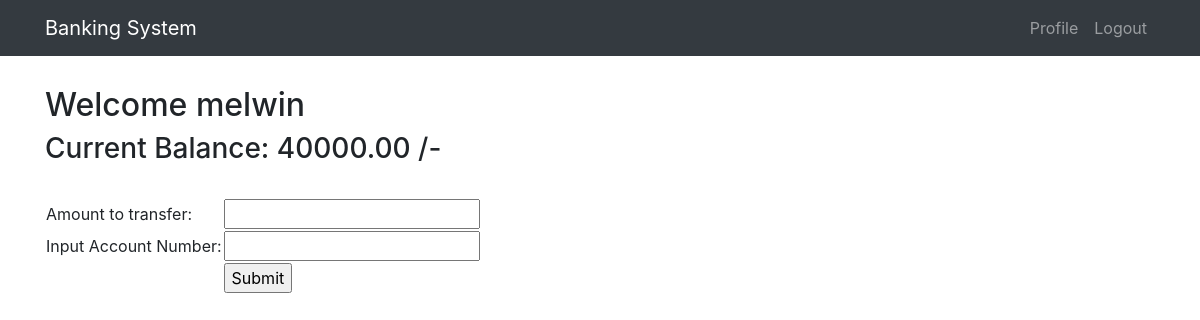
/transfer/ (signed in), run on an earlier commit of the app's database.
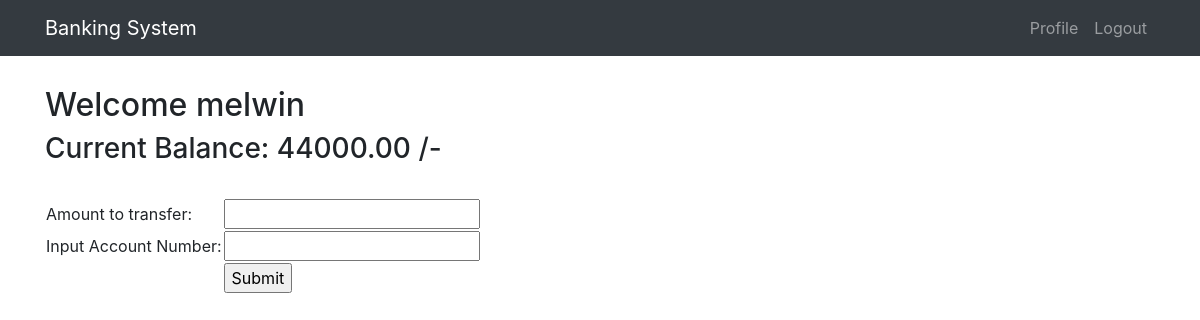
And on a later commit of the database.
### customer/models.py (models this page shows, shortened)
class Customer(models.Model):
    user=models.OneToOneField(User, on_delete=models.CASCADE)
    name=models.CharField(max_length=200,null=True)
    age=models.IntegerField(null=True)
    phone=models.IntegerField(null=True)
    street=models.CharField(max_length=200,null=True)
    city=models.CharField(max_length=200,null=True)
    state=models.CharField(max_length=50,null=True)
    country=models.CharField(max_length=50, default="India")
    pin_code=models.IntegerField(null=True)
    balance=models.DecimalField(max_digits=10,decimal_places=2,verbose_name="Balance")
    account_no=models.CharField(max_length=200,editable=False)

### customer/views.py (the view)
# urls.py: url(r'^transfer/', views.transfer, name='transfer'),
@login_required
def transfer(request):
    user = Customer.objects.get(user=request.user)
    context = {
        "balance": user.balance
    }
    return render(request, 'transfer.html', context)

### customer/templates/transfer.html (shortened to what this page needs)
{% extends 'base.html' %}
{% block content %}
<h2>Welcome {{ user.username }}</h2>
    <h3>Current Balance: {{ balance }} /-</h3><br>
<form method="post" action="{% url 'customer:result' %}">
<table>
    <tr><td>Amount to transfer:</td><td><input type="number" name="amount" id="amount"/></td></tr>
    <tr><td>Input Account Number:</td><td><input type="text" name="acc" id="acc"/></td></tr>
    <tr><td></td><td><input type="submit" value="Submit"/></td></tr>
</table>
</form>
{% endblock %}

What changed in the data, as far as the page shows it:
changed Customer: balance "40000.00" → "44000.00"
